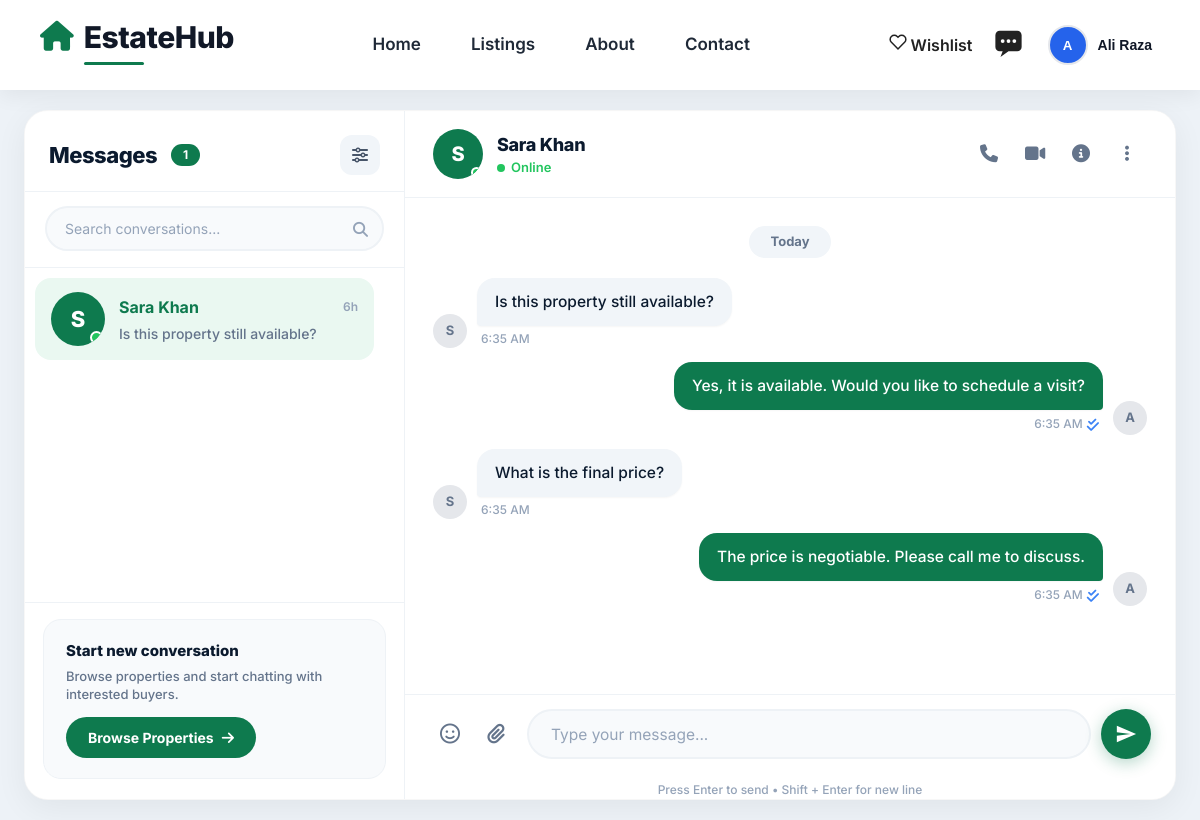
/messages.php?conversation=4 (signed in), run on the app's committed database.
### tables this page shows
CREATE TABLE users (
    id INT AUTO_INCREMENT PRIMARY KEY,
    full_name VARCHAR(100) NOT NULL,
    email VARCHAR(100) UNIQUE NOT NULL,
    password VARCHAR(255) NOT NULL,
    phone VARCHAR(20),
    profile_pic VARCHAR(255) DEFAULT NULL,
    bio TEXT,
    user_type ENUM('admin', 'seller', 'user') DEFAULT 'user',
    status ENUM('active', 'inactive', 'banned') DEFAULT 'active',
    created_at TIMESTAMP DEFAULT CURRENT_TIMESTAMP,
    updated_at TIMESTAMP DEFAULT CURRENT_TIMESTAMP ON UPDATE CURRENT_TIMESTAMP
);

CREATE TABLE messages (
    id INT AUTO_INCREMENT PRIMARY KEY,
    sender_id INT NOT NULL,
    receiver_id INT NOT NULL,
    property_id INT,
    message TEXT NOT NULL,
    is_read BOOLEAN DEFAULT FALSE,
    created_at TIMESTAMP DEFAULT CURRENT_TIMESTAMP,
    FOREIGN KEY (sender_id) REFERENCES users(id) ON DELETE CASCADE,
    FOREIGN KEY (receiver_id) REFERENCES users(id) ON DELETE CASCADE,
    FOREIGN KEY (property_id) REFERENCES properties(id) ON DELETE SET NULL
);

### messages.php (the view, shortened to what this page needs)
<?php
include 'includes/config.php';
include 'includes/header.php';
mysqli_set_charset($conn, "utf8mb4");
$user_id   = $_SESSION['user_id'];
$selected_conversation = isset($_GET['conversation']) ? (int)$_GET['conversation'] : 0;
$conversations_query = "
    SELECT
        u.id as user_id,
        MAX(u.full_name) as full_name,
        MAX(u.profile_pic) as profile_pic,
        MAX(m.created_at) as last_message_time,
        (SELECT message FROM messages WHERE ((sender_id = $user_id AND receiver_id = u.id) OR (sender_id = u.id AND receiver_id = $user_id)) ORDER BY created_at DESC LIMIT 1) as last_message,
        (SELECT COUNT(*) FROM messages WHERE receiver_id = $user_id AND sender_id = u.id AND is_read = 0) as unread_count
    FROM messages m
    JOIN users u ON (u.id = m.sender_id OR u.id = m.receiver_id)
    WHERE (m.sender_id = $user_id OR m.receiver_id = $user_id) AND u.id != $user_id
    GROUP BY u.id
    ORDER BY last_message_time DESC
";
$conversations_result = mysqli_query($conn, $conversations_query);
$conversation_user     = null;
$conversation_messages = [];
if ($selected_conversation > 0) {
    $user_query  = "SELECT id, full_name, profile_pic, email, phone FROM users WHERE id = $selected_conversation";
    $user_result = mysqli_query($conn, $user_query);
    $conversation_user = mysqli_fetch_assoc($user_result);
    $messages_query = "
        SELECT m.*,
               u.full_name as sender_name,
               u.profile_pic as sender_pic,
               p.title as property_title,
               p.id as property_id
        FROM messages m
        LEFT JOIN users u ON m.sender_id = u.id
        LEFT JOIN properties p ON m.property_id = p.id
        WHERE (m.sender_id = $user_id AND m.receiver_id = $selected_conversation)
           OR (m.sender_id = $selected_conversation AND m.receiver_id = $user_id)
        ORDER BY m.created_at ASC
    ";
    $messages_result = mysqli_query($conn, $messages_query);
    while ($row = mysqli_fetch_assoc($messages_result)) {
        $conversation_messages[] = $row;
    }
}
function time_ago_short($datetime) {
    $diff = time() - strtotime($datetime);
    if ($diff < 86400) return floor($diff / 3600) . 'h';
    return date('M j', strtotime($datetime));
}
function day_label($datetime) {
    $d = date('Y-m-d', strtotime($datetime));
    if ($d === date('Y-m-d')) return 'Today';
    return date('F j, Y', strtotime($datetime));
}
$avatar_palette = ['#0E7A4E', '#0B5E3B', '#15803D', '#065F46', '#166534', '#14532D'];
?>
<!DOCTYPE html>
<html lang="en">
<head>
    <link rel="stylesheet" href="https://cdnjs.cloudflare.com/ajax/libs/font-awesome/6.5.1/css/all.min.css">
</head>
<body>
<section class="messages-section">
    <div class="messages-container">
        <div class="conversations-sidebar">
            <div class="sidebar-header">
                <h3>Messages <span class="badge"><?php echo mysqli_num_rows($conversations_result); ?></span></h3>
                <button class="filter-btn" type="button" onclick="showToast('Filter feature coming soon!')" title="Filter">
                    <i class="fas fa-sliders-h"></i>
                </button>
            </div>
            <div class="conv-search">
                <div class="conv-search-wrap">
                    <input type="text" id="convSearchInput" placeholder="Search conversations...">
                </div>
            </div>
            <div class="conversations-list" id="convList">
                <?php if ($conversations_result && mysqli_num_rows($conversations_result) > 0): $i = 0; ?>
                    <?php while ($conv = mysqli_fetch_assoc($conversations_result)): $avatar_color = $avatar_palette[$i % count($avatar_palette)]; $i++; ?>
                        <div class="conversation-item-wrapper">
                            <a href="messages.php?conversation=<?php echo $conv['user_id']; ?>"
                               class="conversation-item <?php echo ($selected_conversation == $conv['user_id']) ? 'active' : ''; ?>"
                               data-name="<?php echo htmlspecialchars(strtolower($conv['full_name'])); ?>">
                                <div class="conversation-avatar" style="background: <?php echo $avatar_color; ?>;">
                                    <?php if (!empty($conv['profile_pic'])): ?>
                                        <img src="<?php echo htmlspecialchars($conv['profile_pic']); ?>" alt="">
                                    <?php else: ?>
                                        <?php echo strtoupper(substr($conv['full_name'], 0, 1)); ?>
                                    <?php endif; ?>
                                    <span class="online-dot"></span>
                                </div>
                                <div class="conversation-info">
                                    <div class="conv-top-row">
                                        <span class="conv-name"><?php echo htmlspecialchars($conv['full_name']); ?></span>
                                        <span class="conv-time"><?php echo $conv['last_message_time'] ? time_ago_short($conv['last_message_time']) : ''; ?></span>
                                    </div>
                                    <div class="conv-bottom-row">
                                        <span class="conv-last-msg">
                                            <?php echo $conv['last_message'] ? htmlspecialchars(mb_substr($conv['last_message'], 0, 35)) : 'No messages yet'; ?>
                                        </span>
                                    </div>
                                </div>
                            </a>
                        </div>
                    <?php endwhile; ?>
                <?php endif; ?>
            </div>
            <div class="sidebar-footer">
                <div class="start-conv-card">
                    <h4>Start new conversation</h4>
                    <p>Browse properties and start chatting with interested buyers.</p>
                    <a href="listings.php" class="browse-btn-sm">Browse Properties <i class="fas fa-arrow-right"></i></a>
                </div>
            </div>
        </div>
        <div class="chat-area">
            <?php if ($selected_conversation > 0 && $conversation_user): ?>
                <div class="chat-header">
                    <div class="chat-header-left">
                        <div class="chat-avatar" style="background: <?php echo $avatar_palette[0]; ?>;">
                            <?php if (!empty($conversation_user['profile_pic'])): ?>
                                <img src="<?php echo htmlspecialchars($conversation_user['profile_pic']); ?>" alt="">
                            <?php else: ?>
                                <?php echo strtoupper(substr($conversation_user['full_name'], 0, 1)); ?>
                            <?php endif; ?>
                            <span class="online-dot" style="width:11px;height:11px;bottom:1px;right:1px;"></span>
                        </div>
                        <div class="chat-user-info">
                            <h4><?php echo htmlspecialchars($conversation_user['full_name']); ?></h4>
                            <div class="status">
                                <span class="dot"></span> Online
                            </div>
                        </div>
                    </div>
                    <div class="chat-header-right">
                        <button onclick="showToast('Voice call feature coming soon!')" title="Voice Call">
                            <i class="fas fa-phone"></i>
                        </button>
                        <button onclick="showToast('Video call feature coming soon!')" title="Video Call">
                            <i class="fas fa-video"></i>
                        </button>
                        <button onclick="showToast('Contact info coming soon!')" title="Info">
                            <i class="fas fa-info-circle"></i>
                        </button>
                        <button onclick="toggleHeaderMenu(event)" title="More">
                            <i class="fas fa-ellipsis-v"></i>
                        </button>
                    </div>
                </div>
                <div class="messages-list" id="messagesList">
                    <?php if (empty($conversation_messages)): ?>
                        <div class="empty-state">
                            <div class="icon"><i class="fas fa-comment-dots"></i></div>
                            <p style="font-weight: 700; color: #0B1A2E; font-size: 16px;">No messages yet</p>
                            <p style="margin-top: 4px; font-size: 14px; font-weight: 500;">Send a message to start the conversation</p>
                        </div>
                    <?php else:
                        $last_day = '';
                        foreach ($conversation_messages as $msg):
                            $this_day = date('Y-m-d', strtotime($msg['created_at']));
                            if ($this_day !== $last_day):
                                $last_day = $this_day;
                    ?>
                        <div class="day-divider"><?php echo day_label($msg['created_at']); ?></div>
                    <?php endif;
                            $is_sent = ($msg['sender_id'] == $user_id);
                    ?>
                        <div class="message-row <?php echo $is_sent ? 'sent' : 'received'; ?>" data-msg-id="<?php echo $msg['id']; ?>">
                            <div class="msg-avatar-sm">
                                <?php if (!empty($msg['sender_pic'])): ?>
                                    <img src="<?php echo htmlspecialchars($msg['sender_pic']); ?>" alt="">
                                <?php else: ?>
                                    <?php echo strtoupper(substr($msg['sender_name'] ?? '?', 0, 1)); ?>
                                <?php endif; ?>
                            </div>
                            <div class="message-content">
                                <div class="message-bubble-wrapper">
                                    <div class="message-bubble">
                                        <?php echo nl2br(htmlspecialchars($msg['message'])); ?>
                                    </div>
                                </div>
                                <div class="message-time">
                                    <?php echo date('g:i A', strtotime($msg['created_at'])); ?>
                                    <?php if ($is_sent): ?>
                                        <span class="read-status read"><i class="fas fa-check-double"></i></span>
                                    <?php endif; ?>
                                </div>
                            </div>
                        </div>
                    <?php endforeach; endif; ?>
                </div>
                <form method="POST" class="message-input-area" id="messageForm">
                    <div class="input-tools">
                        <button type="button" class="emoji-toggle" onclick="toggleEmoji()" title="Emoji">
                            <i class="fa-regular fa-face-smile"></i>
                        </button>
                        <button type="button" onclick="document.getElementById('file-input').click();" title="Attach file">
                            <i class="fas fa-paperclip"></i>
                        </button>
                    </div>
                    <input type="text" name="message" id="messageInput" placeholder="Type your message..." autocomplete="off" required>
                    <button type="submit" name="send_message" class="send-btn" id="sendBtn" title="Send">
                        <svg viewBox="0 0 24 24" fill="currentColor"><path d="M2 21l21-9L2 3v7l15 2-15 2v7z"/></svg>
                    </button>
                </form>
                <div class="input-hint">Press Enter to send &bull; Shift + Enter for new line</div>
            <?php endif; ?>
        </div>
    </div>
</section>
</body>
</html>

### assets/css/style.css (style rules this page uses)
* { margin: 0; padding: 0; box-sizing: border-box; }
body { font-family: 'Inter', 'Poppins', sans-serif; background: #F8FAFC; color: #111827; line-height: 1.5; }

### data on the page
users: full_name "S", full_name "Sara Khan", last_message_time "6h", last_message "Is this property still available?"
messages: created_at "Today", sender.full_name "S", message "Is this property still available?", created_at "6:35 AM"
messages: sender.full_name "A", message "Yes, it is available. Would you like to schedule a visit?", created_at "6:35 AM"
messages: sender.full_name "S", message "What is the final price?", created_at "6:35 AM"
messages: sender.full_name "A", message "The price is negotiable. Please call me to discuss.", created_at "6:35 AM"

### other printed values
substr($_SESSION['user_name'] ?? 'U', 0, 1) "A"
$_SESSION['user_name'] "Ali Raza"
mysqli_num_rows($conversations_result) "1"
